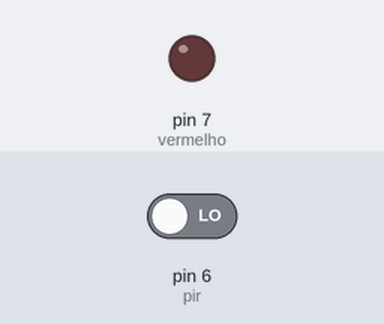
This sketch was run on a simulated Arduino Uno, built with avr-gcc and run on an emulated ATmega328P. Shown: output pins drawn as LEDs (lit = HIGH). The test bench sets the inputs (shaded band); at power-on: pin 6 (pir) LOW.

Above: at 1.2 s.
1.3 s: pin 6 (pir) driven HIGH
At 2.5 s:
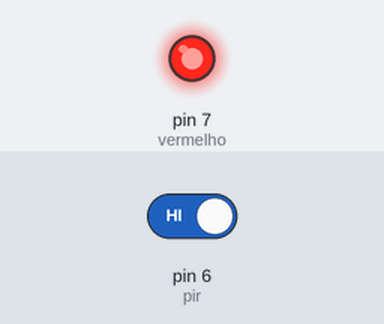
2.8 s: pin 6 (pir) driven LOW
At 3.7 s:
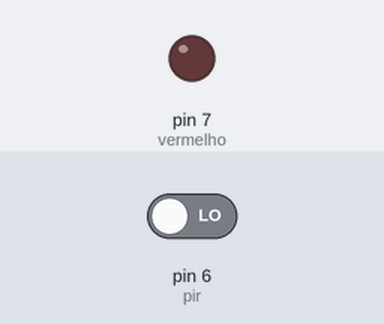
Timing chart, 0 to 5.8 s (numbered marks = the images above; inputs shaded):
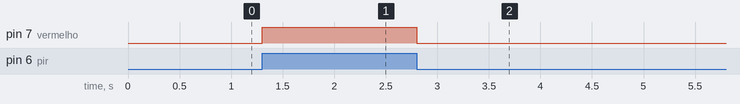

Measured:
- after the input at 1.3 s, pin 7 (vermelho): LOW → HIGH at once
- after the input at 2.8 s, pin 7 (vermelho): HIGH → LOW at once

The sketch:

Exemplo-sensor-movimento.ino
```cpp
#define vermelho 7
#define pir 6

//sensor de movimento -> pir
void setup() {
  pinMode(vermelho, OUTPUT);
  pinMode(pir, INPUT);

}

void loop() {
  if(digitalRead(pir) == HIGH) {
    digitalWrite(vermelho, HIGH);
  } else {
    digitalWrite(vermelho, LOW);
  }
}
```
